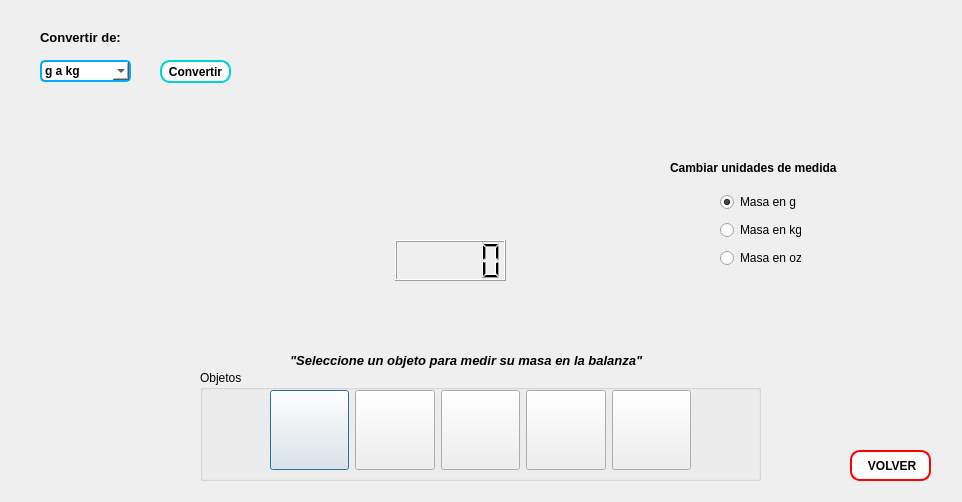
<?xml version="1.0" encoding="UTF-8"?>
<ui version="4.0">
 <class>ConversionMasa</class>
 <widget class="QDialog" name="ConversionMasa">
  <property name="geometry">
   <rect>
    <x>0</x>
    <y>0</y>
    <width>962</width>
    <height>502</height>
   </rect>
  </property>
  <property name="minimumSize">
   <size>
    <width>962</width>
    <height>502</height>
   </size>
  </property>
  <property name="maximumSize">
   <size>
    <width>962</width>
    <height>502</height>
   </size>
  </property>
  <property name="windowTitle">
   <string>CONVERSIONES MASA</string>
  </property>
  <widget class="QLabel" name="lb_mostrar_masas">
   <property name="geometry">
    <rect>
     <x>390</x>
     <y>20</y>
     <width>171</width>
     <height>141</height>
    </rect>
   </property>
   <property name="text">
    <string/>
   </property>
  </widget>
  <widget class="QWidget" name="verticalLayoutWidget">
   <property name="geometry">
    <rect>
     <x>720</x>
     <y>190</y>
     <width>81</width>
     <height>80</height>
    </rect>
   </property>
   <layout class="QVBoxLayout" name="verticalLayout">
    <item>
     <widget class="QRadioButton" name="rB_g">
      <property name="sizePolicy">
       <sizepolicy hsizetype="Fixed" vsizetype="Fixed">
        <horstretch>0</horstretch>
        <verstretch>0</verstretch>
       </sizepolicy>
      </property>
      <property name="text">
       <string>Masa en g</string>
      </property>
      <property name="checked">
       <bool>true</bool>
      </property>
     </widget>
    </item>
    <item>
     <widget class="QRadioButton" name="rB_kg">
      <property name="sizePolicy">
       <sizepolicy hsizetype="Fixed" vsizetype="Fixed">
        <horstretch>0</horstretch>
        <verstretch>0</verstretch>
       </sizepolicy>
      </property>
      <property name="text">
       <string>Masa en kg</string>
      </property>
     </widget>
    </item>
    <item>
     <widget class="QRadioButton" name="rB_oz">
      <property name="sizePolicy">
       <sizepolicy hsizetype="Fixed" vsizetype="Fixed">
        <horstretch>0</horstretch>
        <verstretch>0</verstretch>
       </sizepolicy>
      </property>
      <property name="text">
       <string>Masa en oz</string>
      </property>
     </widget>
    </item>
   </layout>
  </widget>
  <widget class="QGroupBox" name="groupBox">
   <property name="geometry">
    <rect>
     <x>200</x>
     <y>370</y>
     <width>561</width>
     <height>111</height>
    </rect>
   </property>
   <property name="title">
    <string>Objetos</string>
   </property>
   <property name="flat">
    <bool>false</bool>
   </property>
   <widget class="QWidget" name="horizontalLayoutWidget_2">
    <property name="geometry">
     <rect>
      <x>70</x>
      <y>20</y>
      <width>421</width>
      <height>80</height>
     </rect>
    </property>
    <layout class="QHBoxLayout" name="horizontalLayout_2">
     <item>
      <widget class="QPushButton" name="btn_m_obj1">
       <property name="sizePolicy">
        <sizepolicy hsizetype="Minimum" vsizetype="MinimumExpanding">
         <horstretch>0</horstretch>
         <verstretch>0</verstretch>
        </sizepolicy>
       </property>
       <property name="text">
        <string/>
       </property>
      </widget>
     </item>
     <item>
      <widget class="QPushButton" name="btn_m_obj2">
       <property name="sizePolicy">
        <sizepolicy hsizetype="Minimum" vsizetype="MinimumExpanding">
         <horstretch>0</horstretch>
         <verstretch>0</verstretch>
        </sizepolicy>
       </property>
       <property name="text">
        <string/>
       </property>
      </widget>
     </item>
     <item>
      <widget class="QPushButton" name="btn_m_obj3">
       <property name="sizePolicy">
        <sizepolicy hsizetype="Minimum" vsizetype="MinimumExpanding">
         <horstretch>0</horstretch>
         <verstretch>0</verstretch>
        </sizepolicy>
       </property>
       <property name="text">
        <string/>
       </property>
      </widget>
     </item>
     <item>
      <widget class="QPushButton" name="btn_m_obj4">
       <property name="sizePolicy">
        <sizepolicy hsizetype="Minimum" vsizetype="MinimumExpanding">
         <horstretch>0</horstretch>
         <verstretch>0</verstretch>
        </sizepolicy>
       </property>
       <property name="text">
        <string/>
       </property>
      </widget>
     </item>
     <item>
      <widget class="QPushButton" name="btn_m_obj5">
       <property name="sizePolicy">
        <sizepolicy hsizetype="Minimum" vsizetype="MinimumExpanding">
         <horstretch>0</horstretch>
         <verstretch>0</verstretch>
        </sizepolicy>
       </property>
       <property name="text">
        <string/>
       </property>
      </widget>
     </item>
    </layout>
   </widget>
  </widget>
  <widget class="QLabel" name="lb_bascula">
   <property name="geometry">
    <rect>
     <x>310</x>
     <y>110</y>
     <width>321</width>
     <height>221</height>
    </rect>
   </property>
   <property name="text">
    <string/>
   </property>
  </widget>
  <widget class="QComboBox" name="cB_conversiones_masa">
   <property name="geometry">
    <rect>
     <x>40</x>
     <y>60</y>
     <width>91</width>
     <height>22</height>
    </rect>
   </property>
   <property name="styleSheet">
    <string notr="true">background-color: rgb(255, 255, 255);
border-radius: 5px;
border: 1.5px solid  rgb(0, 170, 255);
font-weight: bold;</string>
   </property>
   <item>
    <property name="text">
     <string>g a kg</string>
    </property>
   </item>
   <item>
    <property name="text">
     <string>g a oz</string>
    </property>
   </item>
   <item>
    <property name="text">
     <string>kg  a g</string>
    </property>
   </item>
   <item>
    <property name="text">
     <string>kg a oz</string>
    </property>
   </item>
   <item>
    <property name="text">
     <string>oz a g</string>
    </property>
   </item>
   <item>
    <property name="text">
     <string>oz a kg</string>
    </property>
   </item>
  </widget>
  <widget class="QLCDNumber" name="lcdNumber">
   <property name="geometry">
    <rect>
     <x>395</x>
     <y>240</y>
     <width>111</width>
     <height>41</height>
    </rect>
   </property>
  </widget>
  <widget class="QPushButton" name="btn_convertir_masa">
   <property name="geometry">
    <rect>
     <x>160</x>
     <y>60</y>
     <width>71</width>
     <height>23</height>
    </rect>
   </property>
   <property name="styleSheet">
    <string notr="true">background-color: rgb(255, 255, 255);
border-radius: 10px;
border: 2px solid  rgb(0, 211, 211);
font-weight: bold;</string>
   </property>
   <property name="text">
    <string>Convertir</string>
   </property>
  </widget>
  <widget class="QLabel" name="lb_unidades_masa">
   <property name="geometry">
    <rect>
     <x>490</x>
     <y>260</y>
     <width>31</width>
     <height>21</height>
    </rect>
   </property>
   <property name="font">
    <font>
     <family>Fixedsys</family>
    </font>
   </property>
   <property name="styleSheet">
    <string notr="true">color: rgb(0, 255, 0);
text-align: right;

</string>
   </property>
   <property name="text">
    <string>&lt;html&gt;&lt;head/&gt;&lt;body&gt;&lt;p align=&quot;right&quot;&gt;&lt;br/&gt;&lt;/p&gt;&lt;/body&gt;&lt;/html&gt;</string>
   </property>
  </widget>
  <widget class="QToolButton" name="btn_volver">
   <property name="geometry">
    <rect>
     <x>850</x>
     <y>450</y>
     <width>81</width>
     <height>31</height>
    </rect>
   </property>
   <property name="styleSheet">
    <string notr="true">background-color: rgb(255, 255, 255);
border-radius: 10px;
border: 2px solid  rgb(255, 0, 0);
font-weight: bold;</string>
   </property>
   <property name="text">
    <string> VOLVER</string>
   </property>
   <property name="icon">
    <iconset resource="imagen.qrc">
     <normaloff>:/new/prefix1/recursos/icono_volver.png</normaloff>:/new/prefix1/recursos/icono_volver.png</iconset>
   </property>
   <property name="toolButtonStyle">
    <enum>Qt::ToolButtonTextBesideIcon</enum>
   </property>
  </widget>
  <widget class="QLabel" name="label">
   <property name="geometry">
    <rect>
     <x>40</x>
     <y>30</y>
     <width>91</width>
     <height>16</height>
    </rect>
   </property>
   <property name="font">
    <font>
     <pointsize>10</pointsize>
     <weight>75</weight>
     <bold>true</bold>
    </font>
   </property>
   <property name="text">
    <string>&lt;html&gt;&lt;head/&gt;&lt;body&gt;&lt;p&gt;Convertir de:&lt;/p&gt;&lt;/body&gt;&lt;/html&gt;</string>
   </property>
  </widget>
  <widget class="QLabel" name="label_2">
   <property name="geometry">
    <rect>
     <x>670</x>
     <y>160</y>
     <width>181</width>
     <height>16</height>
    </rect>
   </property>
   <property name="font">
    <font>
     <pointsize>9</pointsize>
     <weight>75</weight>
     <bold>true</bold>
    </font>
   </property>
   <property name="text">
    <string>&lt;html&gt;&lt;head/&gt;&lt;body&gt;&lt;p&gt;Cambiar unidades de medida&lt;/p&gt;&lt;/body&gt;&lt;/html&gt;</string>
   </property>
  </widget>
  <widget class="QLabel" name="label_3">
   <property name="geometry">
    <rect>
     <x>290</x>
     <y>350</y>
     <width>381</width>
     <height>21</height>
    </rect>
   </property>
   <property name="font">
    <font>
     <pointsize>10</pointsize>
     <weight>75</weight>
     <bold>true</bold>
    </font>
   </property>
   <property name="text">
    <string>&lt;html&gt;&lt;head/&gt;&lt;body&gt;&lt;p&gt;&lt;span style=&quot; font-weight:600; font-style:italic;&quot;&gt;&amp;quot;Seleccione un objeto para medir su masa en la balanza&amp;quot;&lt;/span&gt;&lt;/p&gt;&lt;/body&gt;&lt;/html&gt;</string>
   </property>
  </widget>
  <zorder>verticalLayoutWidget</zorder>
  <zorder>groupBox</zorder>
  <zorder>lb_bascula</zorder>
  <zorder>cB_conversiones_masa</zorder>
  <zorder>lcdNumber</zorder>
  <zorder>btn_convertir_masa</zorder>
  <zorder>lb_unidades_masa</zorder>
  <zorder>lb_mostrar_masas</zorder>
  <zorder>btn_volver</zorder>
  <zorder>label</zorder>
  <zorder>label_2</zorder>
  <zorder>label_3</zorder>
 </widget>
 <resources>
  <include location="imagen.qrc"/>
 </resources>
 <connections/>
</ui>
